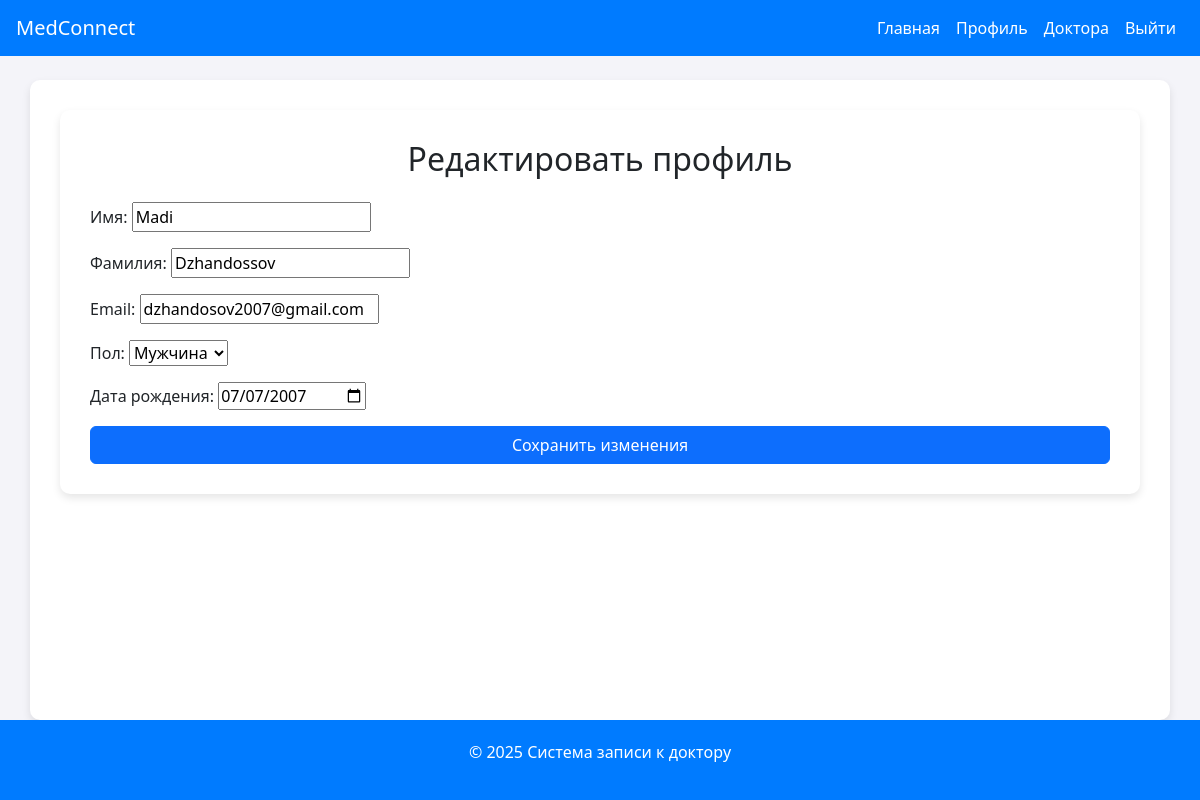
/profile/edit/ (signed in), run on an earlier commit of the app's database.
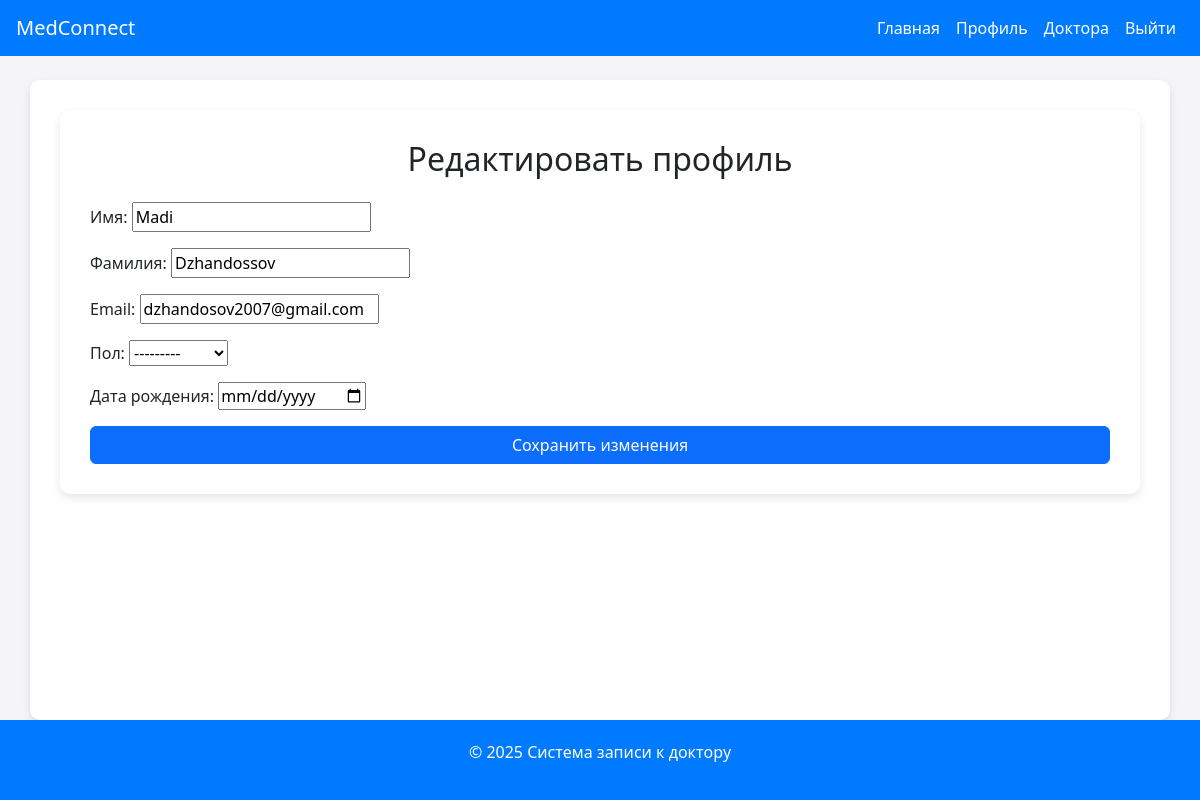
And on a later commit of the database.
### myapp/models.py (models this page shows, shortened)
class User(AbstractUser):
    is_doctor = models.BooleanField(default=False)
    is_patient = models.BooleanField(default=True)
    username = None
    email = models.EmailField(unique=True)
    gender_choices = [
        ('M', 'Мужчина'),
        ('F', 'Женщина'),
    ]
    gender = models.CharField(max_length=1, choices=gender_choices, null=True, blank=True)
    date_of_birth = models.DateField(null=True, blank=True)
    USERNAME_FIELD = 'email'
    REQUIRED_FIELDS = ['first_name', 'last_name']
    objects = CustomUserManager()

### myapp/views.py (the view)
# urls.py: path('profile/edit/', views.edit_profile, name='edit_profile'),
@login_required
def edit_profile(request):
    if request.method == 'POST':
        form = ProfileForm(request.POST, instance=request.user)
        if form.is_valid():
            form.save()
            return redirect('profile')
    else:
        form = ProfileForm(instance=request.user)
    return render(request, 'edit_profile.html', {'form': form})

### myapp/forms.py
class ProfileForm(forms.ModelForm):
    class Meta:
        model = User
        fields = ['first_name', 'last_name', 'email', 'gender', 'date_of_birth']
        widgets = {
            'date_of_birth': forms.DateInput(attrs={'type': 'date'}),
        }
        labels = {
            'first_name': 'Имя',
            'last_name': 'Фамилия',
            'email': 'Email',
            'gender': 'Пол',
            'date_of_birth': 'Дата рождения',
        }

### myapp/templates/edit_profile.html (shortened to what this page needs)
{% extends 'base.html' %}
{% block content %}
<div class="container">
    <h2 class="text-center mb-4">Редактировать профиль</h2>
    <form method="post">
        <div class="mb-3">
            {{ form.as_p }}
        </div>
        <button type="submit" class="btn btn-primary w-100">Сохранить изменения</button>
    </form>
</div>
{% endblock %}

What changed in the data, as far as the page shows it:
changed User "Madi": gender "Мужчина" → "---------"; date_of_birth "07/07/2007" → (not shown)
